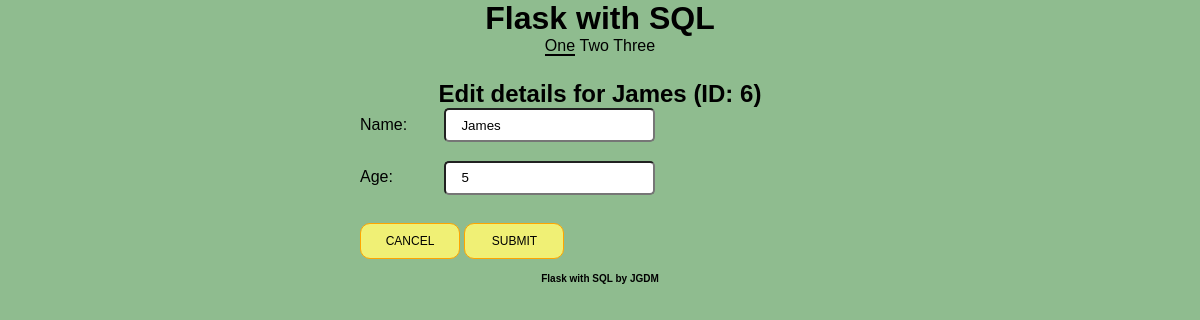
/edit/6, run on the app's committed database.
### models.py (models this page shows, shortened)
class Roster(db.Model):
    id = db.Column(db.Integer(), primary_key=True)
    name = db.Column("Name", db.String(80), unique=True, nullable=False)
    age = db.Column("Age", db.Integer, unique=True, nullable=False)
    joined = db.Column('Joined', db.DateTime, default=datetime.datetime.now)

### app.py (the view)
@app.route('/edit/<id>', methods=['GET', 'POST'])
def form_edit(id):
    roster = Roster.query.get(id)
    if request.form:
        roster.name = request.form["name"]
        roster.age = request.form["age"]
        db.session.commit()
        return redirect( url_for('index') )
    return render_template('form-edit.html', roster = roster)

### templates/form-edit.html (shortened to what this page needs)
{% extends "main.html" %}
        {% block nav_block %}
        <nav>
            <ul>
                <li><a href="/" class="selected" >One</a></li>
                <li><a href="/two">Two</a></li>
                <li><a href="/three">Three</a></li>
            </ul>
        </nav>
        {% endblock %}
        {% block main_block %}
            <h2>Edit details for {{roster.name}} (ID: {{ roster.id }})</h2>
            <form action="{{ url_for('form_edit', id=roster.id) }}" method="POST">
                <div class="form-container">
                    <label for ="name">Name: </label>
                    <input type="text" name="name" title="Form name" id="Form_name" aria-label="Form name" class="form_field" placeholder="placeholder name" alt="form_name"  value="{{ roster.name }}"/>
                </div>
                <div class="form-container">
                    <label for="age">Age: </label>
                    <input id="age" name="age" title="Form age" type="text" id="form_age" arial-label="Form age" class="form_field" placeholder="placeholder age" alt="form_age" value="{{ roster.age }}" />
                </div>
                <div id="form-buttons">
                    <button type="reset">Cancel</button>
                    <button type="submit">Submit</button>
                </div>
            </form>
{% endblock %}

### static/style.css (style rules this page uses)
main button, main a.goToForm, main .edit-delete-block a.btn_edit, main .edit-delete-block a.btn_delete { width: 100px; display: inline-block; color: #000000; font-size: 12px; text-decoration: none; margin: 0 auto; padding: 10px 0px; background: #f0f075; border: solid orange 1px; border-radius: 10px; margin-top: 10px; cursor: pointer; text-align: center; text-transform: uppercase; }
* { padding: 0; margin: 0; }
body { background: darkseagreen; font-family: arial; }
header nav { text-align: center; }
header nav ul { list-style: none; }
header nav ul li { display: inline-block; }
header nav ul a { color: #000000; text-decoration: none; }
header nav ul .selected { border-bottom: solid 2px black; }
main h1, main h2 { color: #000000; text-align: center; }
main form .form-container label { width: 80px; display: inline-block; height: 45px; }
main form .form-container label + input { height: 30px; border-radius: 5px; padding: 0 15px; }

### data on the page
Roster: name "James", id "6", age "5"
